Frame 1 (no input): blank canvas, image omitted
Frame 60 (no input): blank canvas, image omitted
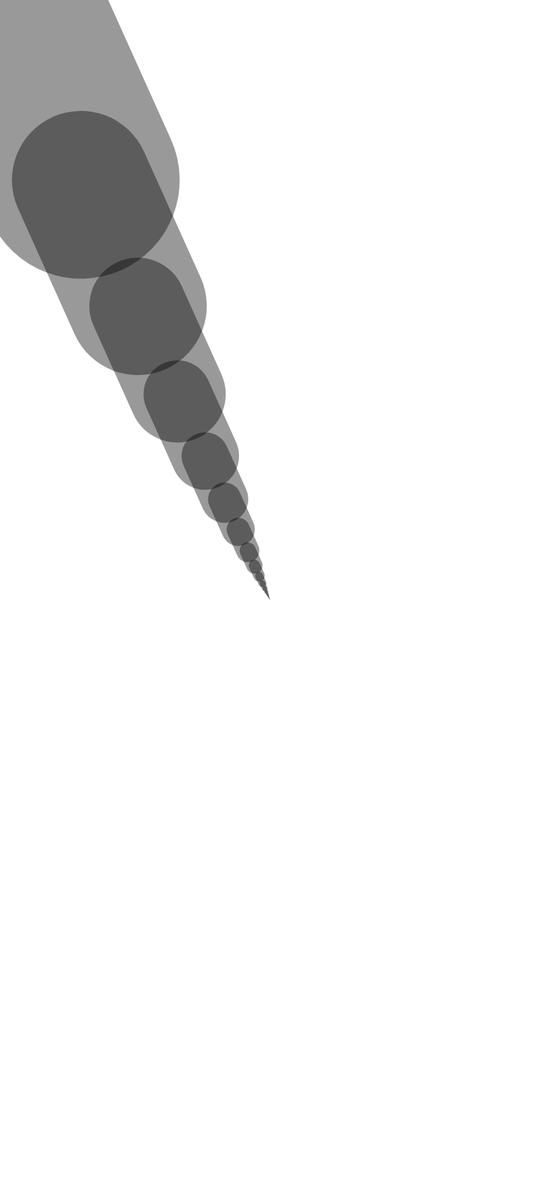
Frame 120 (the mouse pressed at the canvas centre since frame 60)

The p5.js sketch whose frames 1 and 60 were blank and that drew this single picture after the mouse press (run headless with seeded random() and noise() and a simulated clock; from frame 60 on, the mouse is pressed at the canvas centre):

// p5.js sketch
// ── sketch.js
var x = 0;
var y = 0;
var px = 0;
var py = 0;
var easing = 0.3;


function setup(){
  createCanvas(900, 2000);
  stroke(0, 102);
}


function draw(){
  var targetX = mouseX;
  x += (targetX - x) * easing;
  var targetY = mouseY;
  y += (targetY - y) * easing;
  var weight = dist(x, y, px, py);
  strokeWeight(weight);
  line(x, y, px, py);
  py = y;
  px = x;
}
